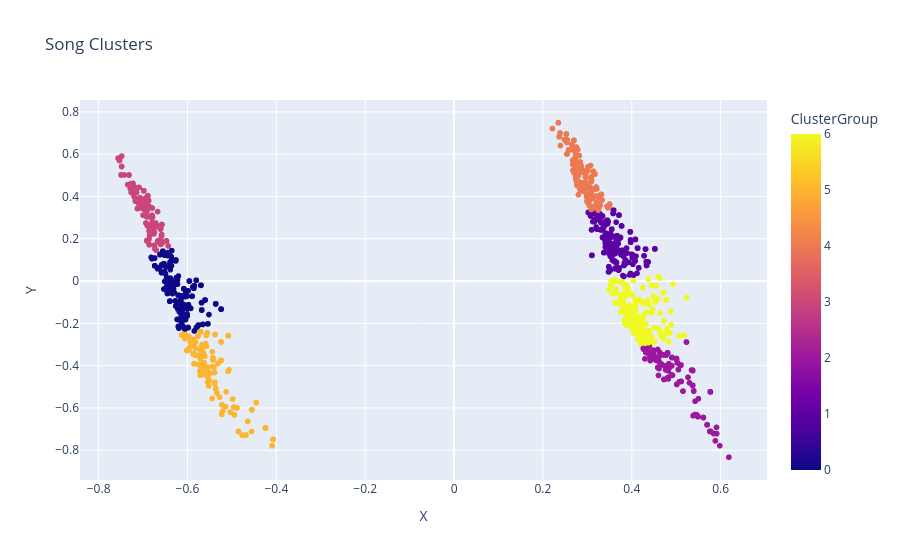

Notebook cell for this chart:
### Code cell
# Plot Song Clusters
fig = px.scatter(full_cluster_data, x='X', y='Y', color='ClusterGroup', title='Song Clusters')
fig.show()

### Figure 1 — Plotly figure (JSON) as saved in the notebook; plotly's stock layout.template omitted (floating-point values rounded to 4 significant figures; data arrays with more than 128 entries replaced by an {"elided": "..."} marker saying what was removed)
{"data": [{"hovertemplate": "X=%{x}<br>Y=%{y}<br>ClusterGroup=%{marker.color}<extra></extra>", "legendgroup": "", "marker": {"color": {"elided": "9826 int values"}, "coloraxis": "coloraxis", "symbol": "circle"}, "mode": "markers", "name": "", "showlegend": false, "type": "scattergl", "x": {"elided": "9826 float values"}, "xaxis": "x", "y": {"elided": "9826 float values"}, "yaxis": "y"}], "layout": {"coloraxis": {"colorbar": {"title": {"text": "ClusterGroup"}}, "colorscale": [[0, "#0d0887"], [0.1111, "#46039f"], [0.2222, "#7201a8"], [0.3333, "#9c179e"], [0.4444, "#bd3786"], [0.5556, "#d8576b"], [0.6667, "#ed7953"], [0.7778, "#fb9f3a"], [0.8889, "#fdca26"], [1, "#f0f921"]]}, "legend": {"tracegroupgap": 0}, "title": {"text": "Song Clusters"}, "xaxis": {"anchor": "y", "domain": [0, 1], "title": {"text": "X"}}, "yaxis": {"anchor": "x", "domain": [0, 1], "title": {"text": "Y"}}}}
